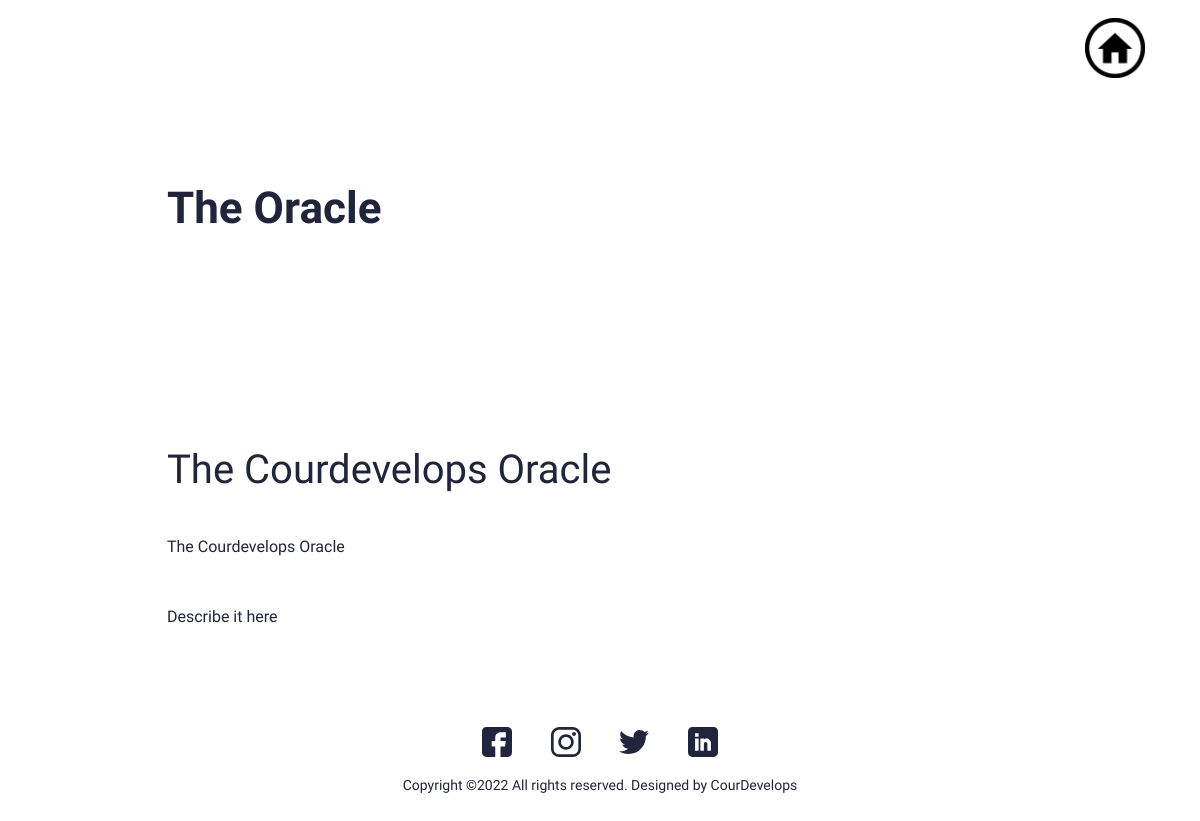
Page /portfolio/the-oracle on the committed database.
### main/models.py (models this page shows, shortened)
class Portfolio(models.Model):
    class Meta:
        verbose_name_plural = 'Portfolio Profiles'
        verbose_name = 'Portfolio'
        ordering = ["name"]
    date = models.DateTimeField(blank=True, null=True)
    name = models.CharField(max_length=200, blank=True, null=True)
    description = models.CharField(max_length=500, blank=True, null=True)
    body = RichTextField(blank=True, null=True)
    image = models.ImageField(blank=True, null=True, upload_to="portfolio")
    slug = models.SlugField(null=True, blank=True)
    is_active = models.BooleanField(default=True)

### main/views.py (the view)
# urls.py: path('portfolio/<slug:slug>', views.PortfolioDetailView.as_view(), name="portfolio"),
class PortfolioDetailView(generic.DetailView):
	model = Portfolio
	template_name = "main/portfolio-detail.html"

### resume_app/context_processors.py (called while the page is built)
def project_context(request):
    context = {
        'me': User.objects.first(),
    }
    return context

### main/templates/main/portfolio-detail.html (shortened to what this page needs)
{% extends 'main/base.html' %}
{% load static %}
{% block content %}
<section>
  <div class="innerPageBannerCol">
    <div class="container">
      <div class="row g-4 g-md-3  align-items-center">
        <div class="col-md-6">
          <div class="bannerContent">
            <h1 class="xlTitle pb-md-3">{{object.name}}</h1>
          </div>
        </div>
      </div>
    </div>
  </div>
</section>
<section>
  <div class="sectionSpaceSm">
    <div class="container">
      {{object.body|safe}}
    </div>
  </div>
</section>
{%endblock%}

### static/css/style.css (style rules this page uses)
:root { --primaryColor: #9C07B6; --primaryDarkColor: #3D0048; --primaryHoverColor: #900AA8; --secondaryColor: #F9B000; --baseColor: #21243D; --baseFont: 'Heebo', sans-serif; --titleFont: 'Courier Prime', monospace; --regular: 400; --medium: 500; --bold: 700; --black: 900; --lightBg: #F1F1F1; }
html { scroll-behavior: smooth; }
body { font-family: var(--baseFont); color: var(--baseColor); line-height: normal; }
a { color: inherit; }
a, .btn { -webkit-transition: all 300ms ease-in-out 0s; -o-transition: all 300ms ease-in-out 0s; transition: all 300ms ease-in-out 0s; text-decoration: none; }
.xlTitle { font-size: 44px; line-height: 1.3; font-weight: var(--bold); font-family: var(--titleFont) }
.sectionSpaceSm { padding: 35px 0; }
.innerPageBannerCol { padding: 180px 0 150px; }
@media (min-width:992px) { .container, .container-lg, .container-md, .container-sm, .container-xl, .container-xxl { max-width: 890px; } }

### rows in the picture
Portfolio: name "The Oracle", body "The Courdevelops Oracle The Courdevelops Oracle Describe it here"
